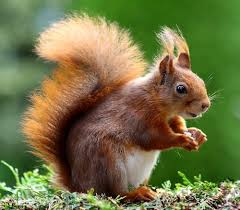
#> input picture Computer Vision/Odev-1/indir.jpeg, 240 x 210 px, given in place of the camera
$ python camera-filter.py   (older library calls are emulated)
#> lines starting #> are read from the running program, lines starting #| are printed output that depends on the picture
import cv2
import numpy as np

cap = cv2.VideoCapture(0)

while True:

    ret, frame = cap.read()
#> frame is the input picture: shape (210, 240, 3); mean B, G, R 70.5, 115.6, 114.6

    original = frame.copy()

    blurred = cv2.blur(original, (5, 5))
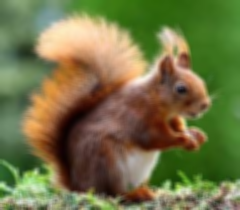
#> blurred: shape (210, 240, 3); mean B, G, R 70.6, 115.7, 114.6

    laplace = cv2.Laplacian(blurred, cv2.CV_64F)
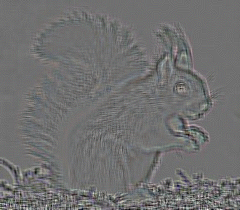
#> laplace: shape (210, 240, 3) float64; mean B, G, R 0, 0, 0; drawn with min black and max white
    laplace = np.uint8(np.absolute(laplace))
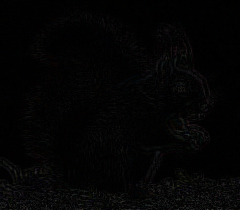
#> laplace: shape (210, 240, 3); mean B, G, R 3.7, 3.7, 3.8

    desired_width = 500
    desired_height = 400

    original_resized = cv2.resize(original, (desired_width, desired_height))
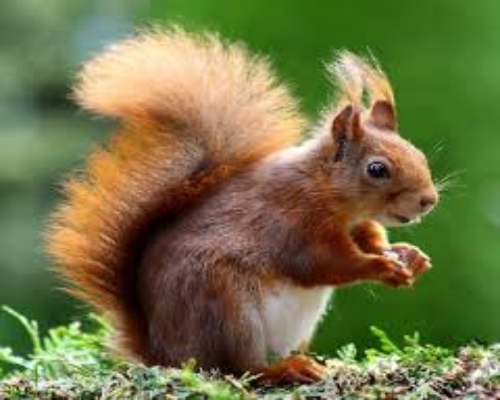
#> original_resized: shape (400, 500, 3); mean B, G, R 70.4, 115.5, 114.4
    blurred_resized = cv2.resize(blurred, (desired_width, desired_height))
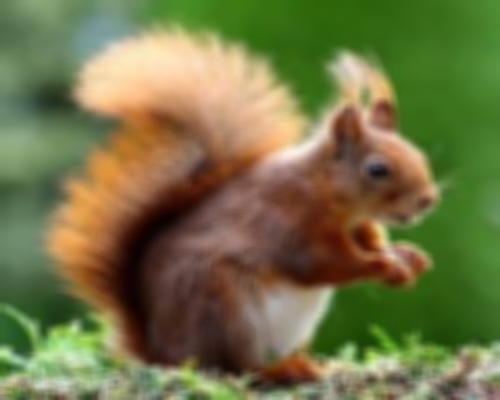
#> blurred_resized: shape (400, 500, 3); mean B, G, R 70.4, 115.5, 114.5
    laplace_resized = cv2.resize(laplace, (desired_width, desired_height))
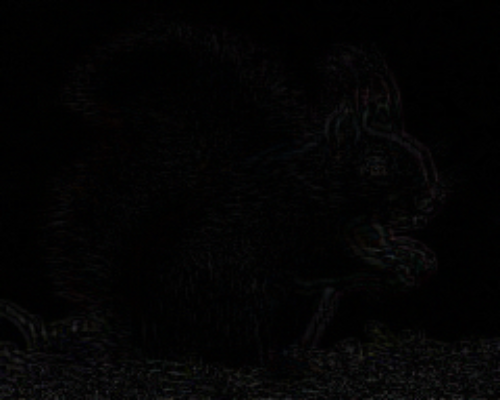
#> laplace_resized: shape (400, 500, 3); mean B, G, R 3.6, 3.6, 3.7

    result = np.hstack((original_resized, blurred_resized, laplace_resized))
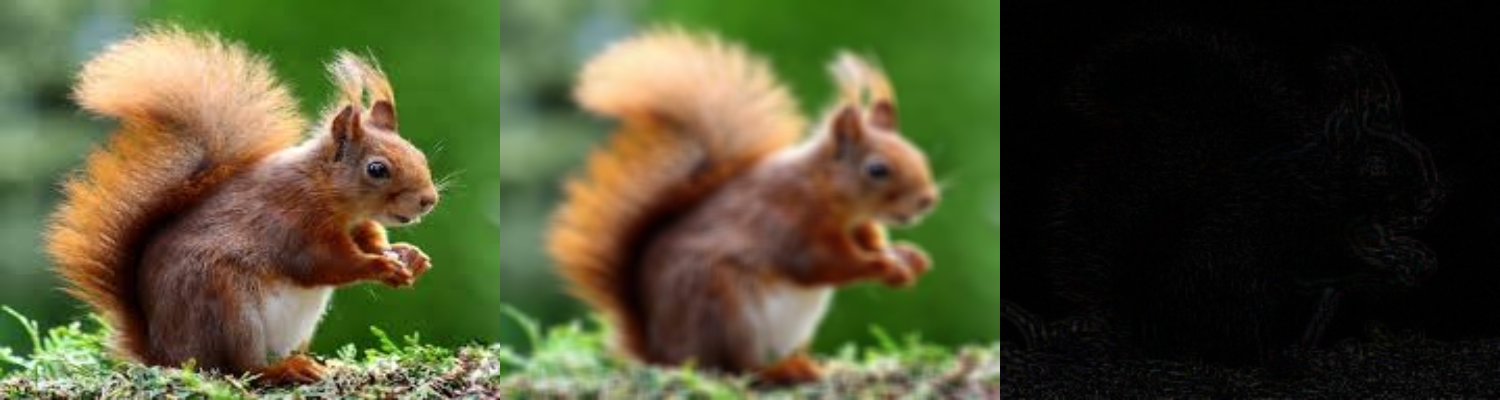
#> result: shape (400, 1500, 3); mean B, G, R 48.2, 78.2, 77.5

    cv2.imshow("Original | Blurred | Laplace", result)

    if cv2.waitKey(1) == 27:
#> (key Esc is pressed here)
        break

cap.release()
cv2.destroyAllWindows()
